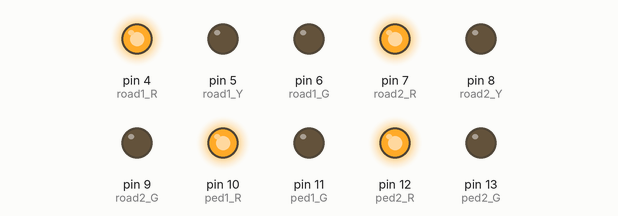
A sketch run on a simulated Arduino Uno, built with avr-gcc and run on an emulated ATmega328P. Shown: output pins drawn as LEDs (lit = HIGH).

Above: at 0.5 s.
At 4.0 s:
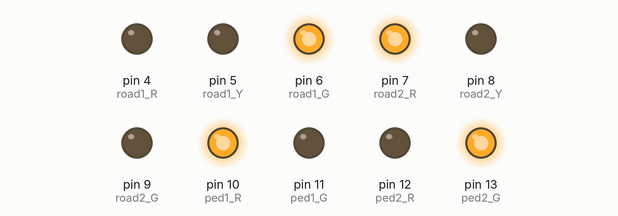
At 6.5 s:
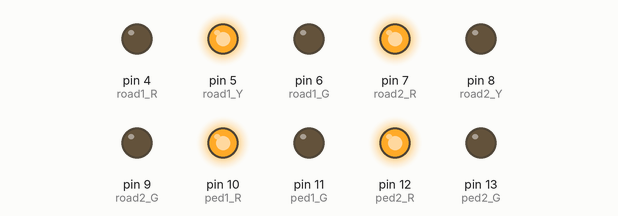
At 8.5 s:
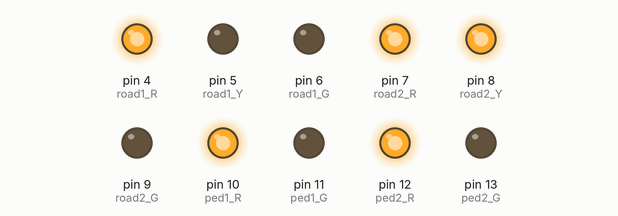
At 11.0 s:
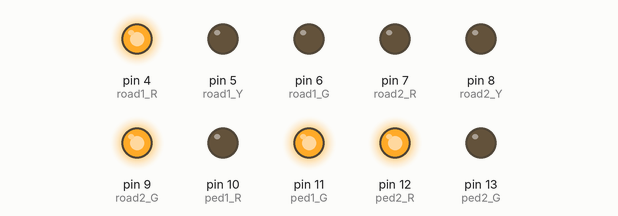
At 15.5 s:
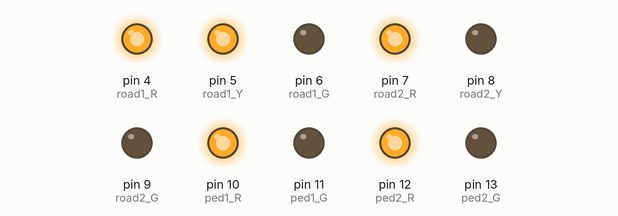
Timing chart, 0 to 18.2 s (numbered marks = the images above):
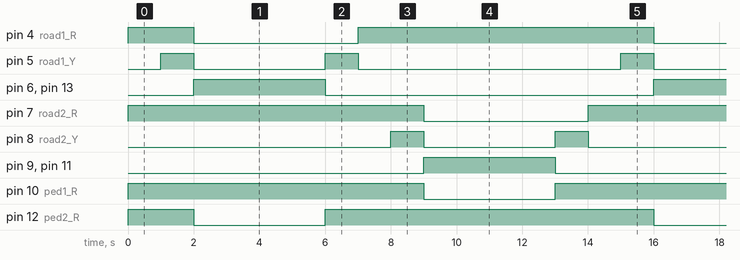

The sketch:

RoadLights_oneFunction.ino
```cpp
const int button_1 =  2;
const int button_2 = 3;
const int road1_R = 4;
const int road1_Y = 5;
const int road1_G = 6;
const int ped1_R = 10;
const int ped1_G = 11;
const int road2_R = 7;
const int road2_Y = 8;
const int road2_G = 9;
const int ped2_R = 12;
const int ped2_G = 13;

void streetLights(int r1R, int r1Y, int r1G, int p1R, int p1G, int r2R, int r2Y, int r2G, int p2R, int p2G){
  digitalWrite(road1_R, r1R);
  digitalWrite(road1_Y, r1Y);
  digitalWrite(road1_G, r1G);
  digitalWrite(ped1_R, p1R);
  digitalWrite(ped1_G, p1G);
  digitalWrite(road2_R, r2R);
  digitalWrite(road2_Y, r2Y);
  digitalWrite(road2_G, r2G);
  digitalWrite(ped2_R, p2R);
  digitalWrite(ped2_G, p2G);
}


void setup() {
  Serial.begin(9600);

  for(int i=3; i<=13; i++){
    pinMode(i, OUTPUT);
  }
  pinMode(2, INPUT_PULLUP);
  pinMode(3, INPUT_PULLUP);


}

void loop() {
    streetLights(1, 0, 0, 1, 0, 1, 0, 0, 1, 0);
    delay(1000);

    streetLights(1, 1, 0, 1, 0, 1, 0, 0, 1, 0);
    delay(1000);

    streetLights(0, 0, 1, 1, 0, 1, 0, 0, 0, 1);
    delay(4000);

    streetLights(0, 1, 0, 1, 0, 1, 0, 0, 1, 0);
    delay(1000);

    streetLights(1, 0, 0, 1, 0, 1, 0, 0, 1, 0);
    delay(1000);

    streetLights(1, 0, 0, 1, 0, 1, 1, 0, 1, 0);
    delay(1000);

    streetLights(1, 0, 0, 0, 1, 0, 0, 1, 1, 0);
    delay(4000);

    streetLights(1, 0, 0, 1, 0, 0, 1, 0, 1, 0);
    delay(1000);
}
```

Measured:
- by itself, pin 4 (road1_R): repeats every 14.0 s: LOW 5.0 s, HIGH 9.0 s
- by itself, pin 5 (road1_Y), pin 8 (road2_Y): repeats every 14.0 s: LOW 4.0 s, HIGH 1.0 s, LOW 8.0 s, HIGH 1.0 s
- by itself, pin 6 (road1_G), pin 9 (road2_G), pin 11 (ped1_G), pin 13 (ped2_G): alternates HIGH for 4.0 s and LOW for 10.0 s
- by itself, pin 7 (road2_R): alternates HIGH for 9.0 s and LOW for 5.0 s
- by itself, pin 10 (ped1_R): alternates HIGH for 10.0 s and LOW for 4.0 s
- by itself, pin 12 (ped2_R): repeats every 14.0 s: LOW 4.0 s, HIGH 10.0 s
